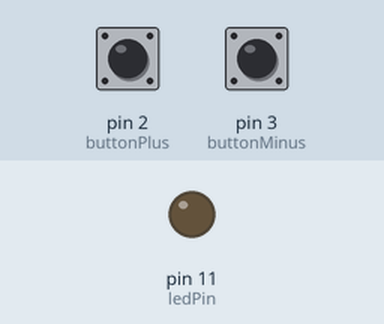
Simulated run of this sketch. Board: Arduino Uno, built with avr-gcc and run on an emulated ATmega328P. On the bench: output pins drawn as LEDs (lit = HIGH). The inputs (shaded band) are chosen by the test bench; at power-on: pin 2 (buttonPlus) LOW, pin 3 (buttonMinus) LOW.

Above: at 1.2 s.
1.3 s: pin 2 (buttonPlus) pulled HIGH for 0.15 s
At 2.1 s:
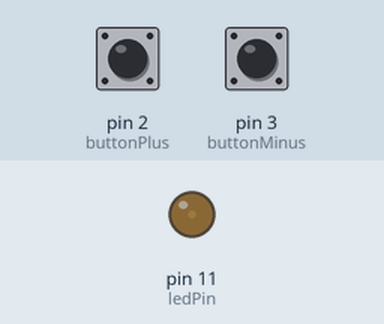
2.9 s: pin 2 (buttonPlus) pulled HIGH for 1 s
At 4.6 s:
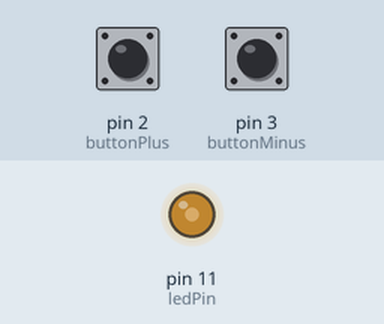
5.9 s: pin 2 (buttonPlus) pulled HIGH for 0.15 s
At 6.9 s:
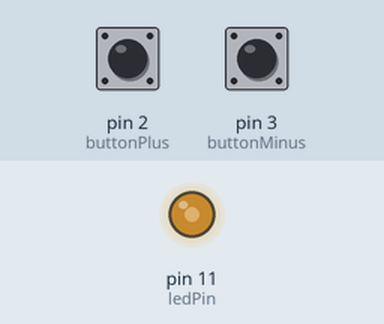
7.5 s: pin 2 (buttonPlus) pulled HIGH for 3.2 s
At 9.0 s:
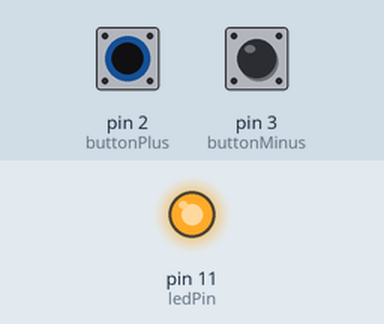
12.2 s: pin 3 (buttonMinus) pulled HIGH for 3.2 s
At 12.81 s:
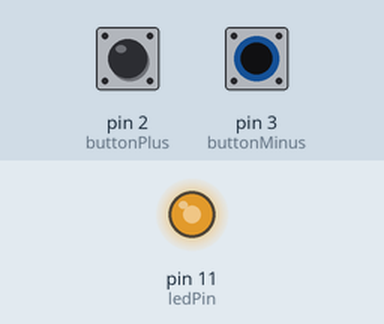
Timing chart, 0 to 16.2 s (numbered marks = the images above; inputs shaded):
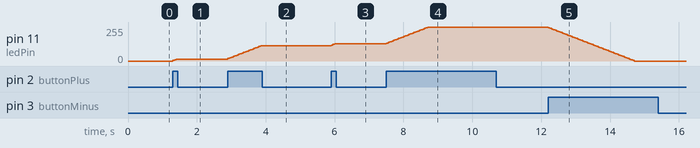

The sketch:

PWM_buthon.ino
```cpp
int ledPin = 11;      // Присваиваем имя ledPin цифровому выводу 11, к которому подключен светодиод
int brightness =0;
int fadeValue = 5;    // шаг изменения яркости
int buttonPlus=2;     //  Номер Pin к которому подключена кнопка "+"
int buttonMinus=3;    //  Номер Pin к которому подключена кнопка "-"

void setup()  {
pinMode(ledPin, OUTPUT);
}
void loop()  {
  if (digitalRead(buttonPlus) == HIGH) {
    brightness +=  fadeValue;
  }
  if (digitalRead(buttonMinus) == HIGH) {
    brightness -=  fadeValue;
  }
  brightness = constrain(brightness, 0, 255);
  analogWrite(ledPin, brightness);
  delay(50);
}
```

Measured:
- after the input at 1.3 s, pin 11 (ledPin): 0/255 → 15/255 at once
- after the input at 2.9 s, pin 11 (ledPin): moves from 15/255 to 115/255 over 0.95 s, starting at once
- after the input at 5.9 s, pin 11 (ledPin): 115/255 → 130/255 at once
- after the input at 7.5 s, pin 11 (ledPin): moves from 130/255 to 255/255 over 1.2 s, starting at once
- after the input at 12.2 s, pin 11 (ledPin): moves from 255/255 to 0/255 over 2.5 s, starting at once
